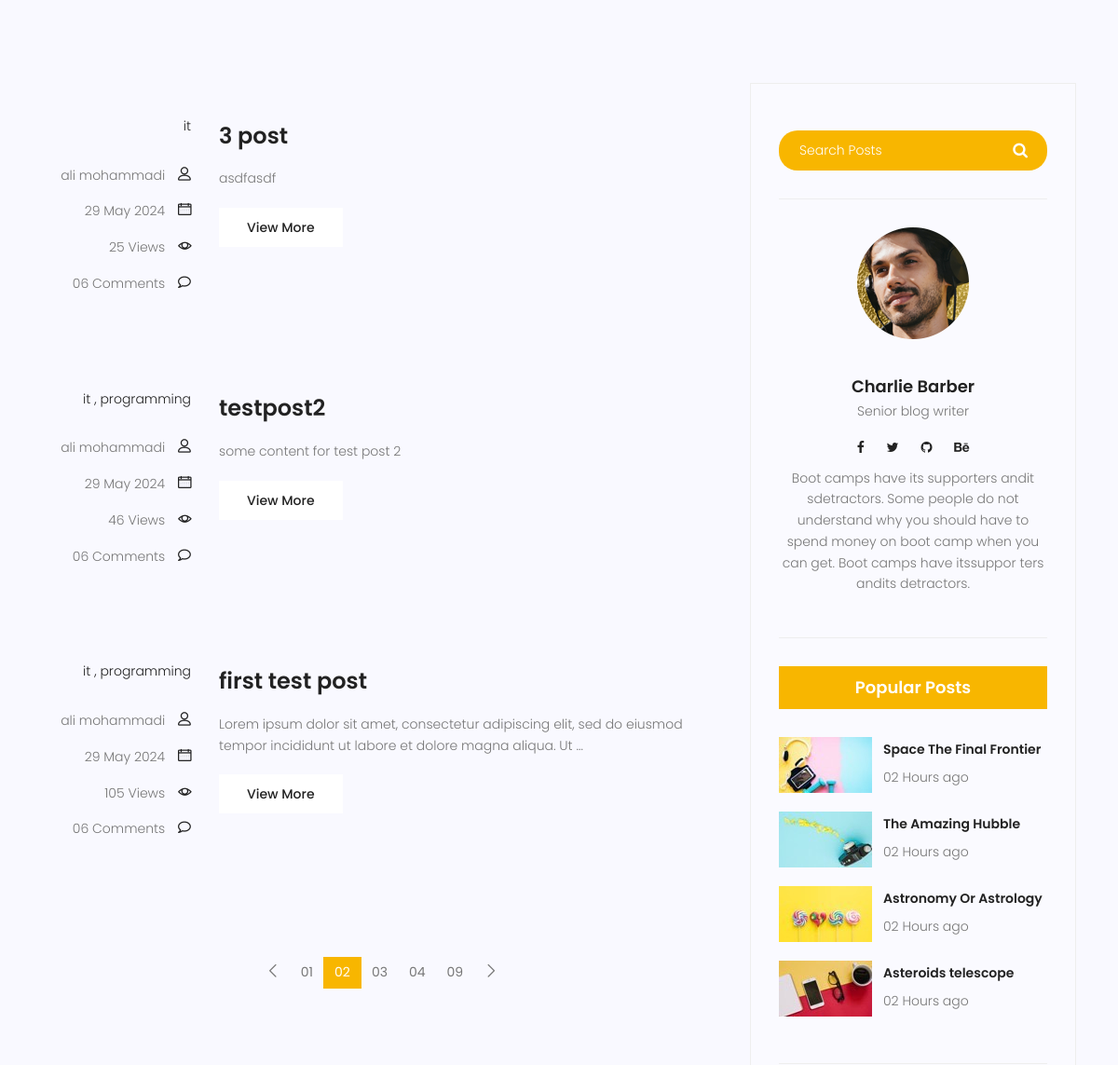
/blog/ (middle part), run on an earlier commit of the app's database.
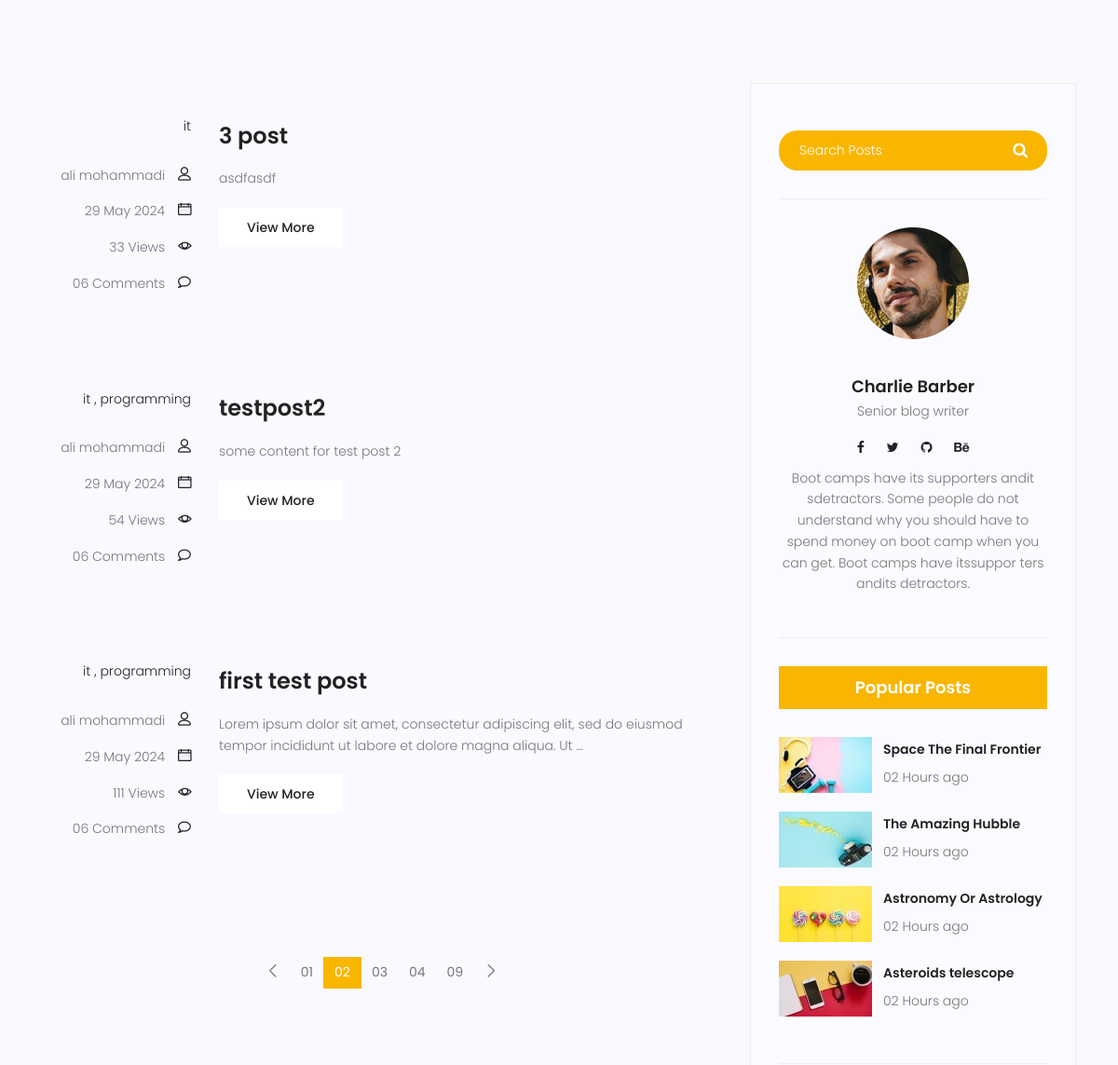
And on a later commit of the database.
### blog/models.py (models this page shows, shortened)
class Category(models.Model):
    name = models.CharField(max_length=255)

class Post(models.Model):
    image = models.ImageField(upload_to='blog/', default='blog/default.jpg')
    author = models.ForeignKey(User, related_name='posts', on_delete=models.SET_NULL, null=True)
    title = models.CharField(max_length=255)
    content = models.TextField()
    category = models.ManyToManyField(Category)
    counted_view = models.IntegerField(default=0)
    status = models.BooleanField(default=False)
    published_datetime = models.DateTimeField(null=True)
    created_datetime = models.DateTimeField(auto_now_add=True)
    modified_datetime = models.DateTimeField(auto_now=True)
    class Meta:
        ordering = ['-created_datetime']

### blog/views.py (the view)
# urls.py: path('', views.blog_list_view, name='list_view'),
def blog_list_view(request):
    posts = Post.objects.filter(status=True)
    posts = posts.filter(published_datetime__lte=now())
    context = {"posts": posts}
    return render(request, "blog/blog-home.html", context)

### templates/blog/blog-home.html (shortened to what this page needs)
{% extends '_base.html'%} {% load static %} {% block title %} blog home {% endblock title %} {% block content %}
<section class="top-category-widget-area pt-90 pb-90">
</section>
<section class="post-content-area">
  <div class="container">
    <div class="row">
      <div class="col-lg-8 posts-list">
        {% for post in posts %}
        <div class="single-post row">
          <div class="col-lg-3 col-md-3 meta-details">
            <ul class="tags">
              <li>
                  {% for cat in post.category.all %}
                   <a> {{ cat.name }} {% if not forloop.last %} , {% endif %} </a>
                  {% endfor %}
                </li>
            </ul>
            <div class="user-details row">
              <p class="user-name col-lg-12 col-md-12 col-6">
                <a href="#">{{ post.author.get_full_name }}</a>
                <span class="lnr lnr-user"></span>
              </p>
              <p class="date col-lg-12 col-md-12 col-6">
                <a href="#">{{post.published_datetime|date:"d M Y" }}</a>
                <span class="lnr lnr-calendar-full"></span>
              </p>
              <p class="view col-lg-12 col-md-12 col-6">
                <a href="#">{{post.counted_view}} Views</a>
                <span class="lnr lnr-eye"></span>
              </p>
              <p class="comments col-lg-12 col-md-12 col-6">
                <a href="#">06 Comments</a> <span class="lnr lnr-bubble"></span>
              </p>
            </div>
          </div>
          <div class="col-lg-9 col-md-9">
            <div class="feature-img">
            </div>
            <a
              class="posts-title"
              href="{% url 'blog:detail_view' pk=post.id %}"
              ><h3>{{post.title}}</h3></a
            >
            <p class="excert">
              {{post.content|truncatewords:20 }}
            </p>
            <a
              href="{% url 'blog:detail_view' pk=post.id %}"
              class="primary-btn"
              >View More</a
            >
          </div>
        </div>
        {% endfor %}
        <nav class="blog-pagination justify-content-center d-flex">
          <ul class="pagination">
            <li class="page-item">
              <a href="#" class="page-link" aria-label="Previous">
                <span aria-hidden="true">
                  <span class="lnr lnr-chevron-left"></span>
                </span>
              </a>
            </li>
            <li class="page-item"><a href="#" class="page-link">01</a></li>
            <li class="page-item active">
              <a href="#" class="page-link">02</a>
            </li>
            <li class="page-item"><a href="#" class="page-link">03</a></li>
            <li class="page-item"><a href="#" class="page-link">04</a></li>
            <li class="page-item"><a href="#" class="page-link">09</a></li>
            <li class="page-item">
              <a href="#" class="page-link" aria-label="Next">
                <span aria-hidden="true">
                  <span class="lnr lnr-chevron-right"></span>
                </span>
              </a>
            </li>
          </ul>
        </nav>
      </div>
      <div class="col-lg-4 sidebar-widgets">
        <div class="widget-wrap">
          {% include 'blog/blog-search.html' %}
          {% include 'blog/blog-writer.html' %}
          {% include 'blog/blog-popular-post.html' %}
        </div>
      </div>
    </div>
  </div>
</section>
{% endblock content %}

### templates/_base.html (shortened to what this page needs)
{% load static %}
<!DOCTYPE html>
<html lang="zxx" class="no-js">
  <head>
    <link rel="stylesheet" href="{% static 'css/linearicons.css' %}" />
    <link rel="stylesheet" href="{% static 'css/font-awesome.min.css' %}" />
    <link rel="stylesheet" href="{% static 'css/bootstrap.css' %}" />
    <link rel="stylesheet" href="{% static 'css/magnific-popup.css' %}" />
    <link rel="stylesheet" href="{% static 'css/jquery-ui.css' %}" />
    <link rel="stylesheet" href="{% static 'css/nice-select.css' %}" />
    <link rel="stylesheet" href="{% static 'css/animate.min.css' %}" />
    <link rel="stylesheet" href="{% static 'css/owl.carousel.css' %}" />
    <link rel="stylesheet" href="{% static 'css/main.css' %}" />
  </head>
  <body>
    {% block content %}{% endblock content %}
  </body>
</html>

### templates/blog/blog-search.html
<div class="single-sidebar-widget search-widget">
    <form class="search-form" action="#">
      <input
        placeholder="Search Posts"
        name="search"
        type="text"
        onfocus="this.placeholder = ''"
        onblur="this.placeholder = 'Search Posts'"
      />
      <button type="submit"><i class="fa fa-search"></i></button>
    </form>
  </div>

### templates/blog/blog-writer.html
{% load static %}
<div class="single-sidebar-widget user-info-widget">
    <img src="{% static 'img/blog/user-info.png' %}" alt="" />
    <a href="#"><h4>Charlie Barber</h4></a>
    <p>Senior blog writer</p>
    <ul class="social-links">
      <li>
        <a href="#"><i class="fa fa-facebook"></i></a>
      </li>
      <li>
        <a href="#"><i class="fa fa-twitter"></i></a>
      </li>
      <li>
        <a href="#"><i class="fa fa-github"></i></a>
      </li>
      <li>
        <a href="#"><i class="fa fa-behance"></i></a>
      </li>
    </ul>
    <p>
      Boot camps have its supporters andit sdetractors. Some people do
      not understand why you should have to spend money on boot camp
      when you can get. Boot camps have itssuppor ters andits
      detractors.
    </p>
  </div>

### templates/blog/blog-popular-post.html
{% load static %}
<div class="single-sidebar-widget popular-post-widget">
    <h4 class="popular-title">Popular Posts</h4>
    <div class="popular-post-list">
      <div class="single-post-list d-flex flex-row align-items-center">
        <div class="thumb">
          <img
            class="img-fluid"
            src="{% static 'img/blog/pp1.jpg' %}"
            alt=""
          />
        </div>
        <div class="details">
          <a href="blog-single.html"
            ><h6>Space The Final Frontier</h6></a
          >
          <p>02 Hours ago</p>
        </div>
      </div>
      <div class="single-post-list d-flex flex-row align-items-center">
        <div class="thumb">
          <img
            class="img-fluid"
            src="{% static 'img/blog/pp2.jpg' %}"
            alt=""
          />
        </div>
        <div class="details">
          <a href="blog-single.html"><h6>The Amazing Hubble</h6></a>
          <p>02 Hours ago</p>
        </div>
      </div>
      <div class="single-post-list d-flex flex-row align-items-center">
        <div class="thumb">
          <img
            class="img-fluid"
            src="{% static 'img/blog/pp3.jpg' %}"
            alt=""
          />
        </div>
        <div class="details">
          <a href="blog-single.html"><h6>Astronomy Or Astrology</h6></a>
          <p>02 Hours ago</p>
        </div>
      </div>
      <div class="single-post-list d-flex flex-row align-items-center">
        <div class="thumb">
          <img
            class="img-fluid"
            src="{% static 'img/blog/pp4.jpg' %}"
            alt=""
          />
        </div>
        <div class="details">
          <a href="blog-single.html"><h6>Asteroids telescope</h6></a>
          <p>02 Hours ago</p>
        </div>
      </div>
    </div>
  </div>

### templates/blog/blog-ads.html (shortened to what this page needs)
{% load static %}

What changed in the data, as far as the page shows it:
changed Post "3 post": counted_view "25" → "33"
changed Post "testpost2": counted_view "46" → "54"
changed Post "first test post": counted_view "105" → "111"
